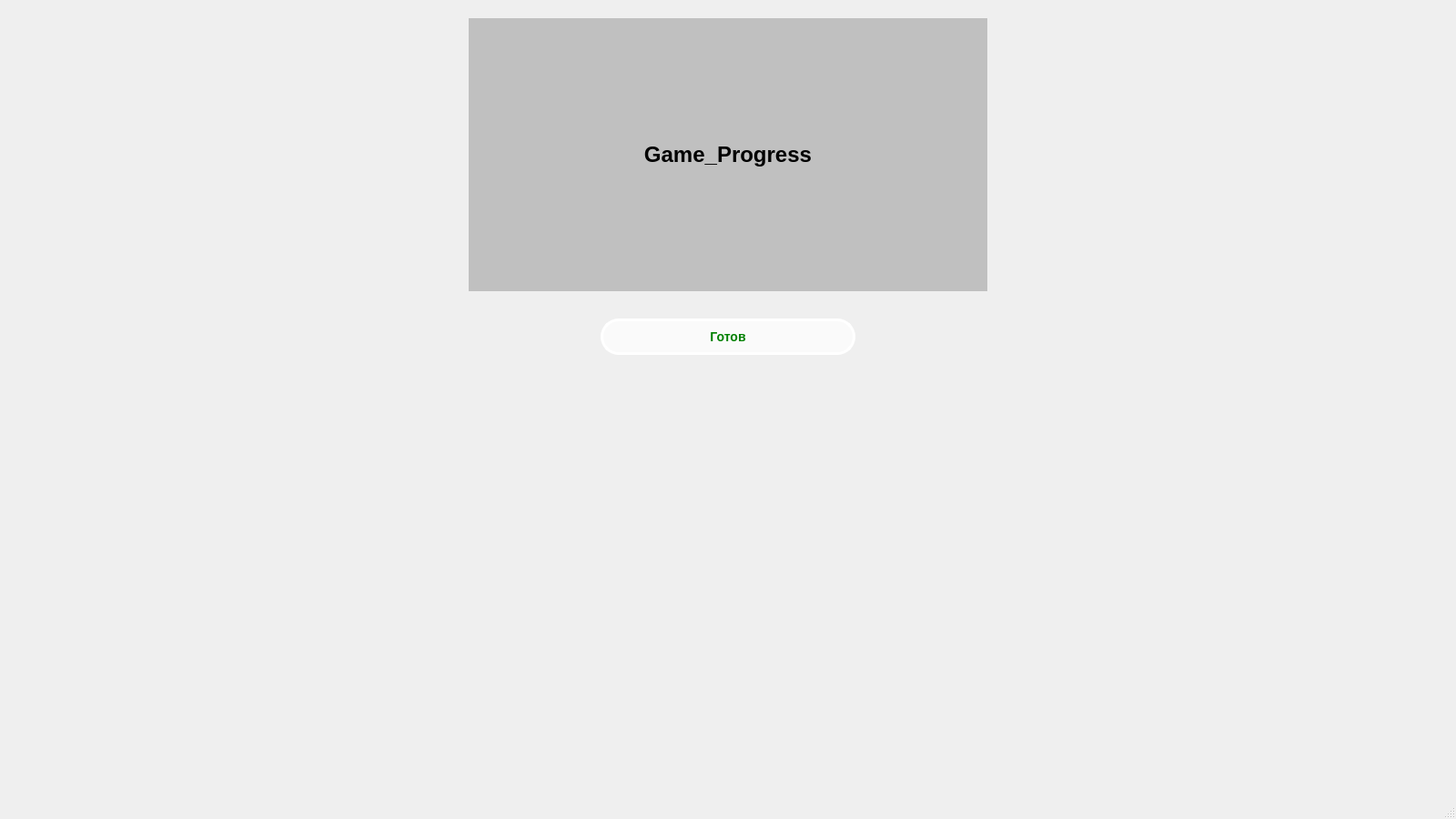
<?xml version="1.0" encoding="UTF-8"?>
<ui version="4.0">
 <class>MainWindow</class>
 <widget class="QMainWindow" name="MainWindow">
  <property name="geometry">
   <rect>
    <x>0</x>
    <y>0</y>
    <width>1600</width>
    <height>900</height>
   </rect>
  </property>
  <property name="windowTitle">
   <string>MainWindow</string>
  </property>
  <property name="styleSheet">
   <string notr="true"/>
  </property>
  <widget class="QWidget" name="centralwidget">
   <widget class="QStackedWidget" name="stackedWidget">
    <property name="geometry">
     <rect>
      <x>0</x>
      <y>0</y>
      <width>1600</width>
      <height>900</height>
     </rect>
    </property>
    <property name="currentIndex">
     <number>1</number>
    </property>
    <widget class="QWidget" name="page">
     <widget class="QPushButton" name="pushButton_5">
      <property name="geometry">
       <rect>
        <x>350</x>
        <y>136</y>
        <width>75</width>
        <height>22</height>
       </rect>
      </property>
      <property name="text">
       <string>Вскрыть</string>
      </property>
     </widget>
     <widget class="QPushButton" name="open">
      <property name="geometry">
       <rect>
        <x>350</x>
        <y>40</y>
        <width>75</width>
        <height>22</height>
       </rect>
      </property>
      <property name="text">
       <string>Вскрыть</string>
      </property>
     </widget>
     <widget class="QPushButton" name="player_10">
      <property name="geometry">
       <rect>
        <x>836</x>
        <y>610</y>
        <width>200</width>
        <height>200</height>
       </rect>
      </property>
      <property name="styleSheet">
       <string notr="true">QPushButton{
	border-image:url(C:/Users/Ilsaf/PycharmProjects/first_project/Game_bunker/Bunker/images/def_prof_img.png);
	border-radius: 30px;	
}
QPushButton:hover{
	background-color:silver;
}
</string>
      </property>
      <property name="text">
       <string/>
      </property>
     </widget>
     <widget class="QPushButton" name="pushButton_7">
      <property name="geometry">
       <rect>
        <x>350</x>
        <y>184</y>
        <width>75</width>
        <height>22</height>
       </rect>
      </property>
      <property name="text">
       <string>Вскрыть</string>
      </property>
     </widget>
     <widget class="QLabel" name="label_9">
      <property name="geometry">
       <rect>
        <x>20</x>
        <y>208</y>
        <width>330</width>
        <height>22</height>
       </rect>
      </property>
      <property name="text">
       <string>TextLabel</string>
      </property>
     </widget>
     <widget class="QPushButton" name="player_12">
      <property name="geometry">
       <rect>
        <x>1384</x>
        <y>610</y>
        <width>200</width>
        <height>200</height>
       </rect>
      </property>
      <property name="styleSheet">
       <string notr="true">QPushButton{
	border-image:url(C:/Users/Ilsaf/PycharmProjects/first_project/Game_bunker/Bunker/images/def_prof_img.png);
	border-radius: 30px;	
}
QPushButton:hover{
	background-color:silver;
}

</string>
      </property>
      <property name="text">
       <string/>
      </property>
     </widget>
     <widget class="QLabel" name="label_2">
      <property name="geometry">
       <rect>
        <x>20</x>
        <y>40</y>
        <width>330</width>
        <height>22</height>
       </rect>
      </property>
      <property name="text">
       <string>TextLabel</string>
      </property>
     </widget>
     <widget class="QPushButton" name="pushButton_10">
      <property name="geometry">
       <rect>
        <x>1459</x>
        <y>190</y>
        <width>120</width>
        <height>23</height>
       </rect>
      </property>
      <property name="text">
       <string>Использовать</string>
      </property>
     </widget>
     <widget class="QLabel" name="label_3">
      <property name="geometry">
       <rect>
        <x>20</x>
        <y>64</y>
        <width>330</width>
        <height>22</height>
       </rect>
      </property>
      <property name="text">
       <string>TextLabel</string>
      </property>
     </widget>
     <widget class="QLabel" name="label_10">
      <property name="geometry">
       <rect>
        <x>1105</x>
        <y>40</y>
        <width>120</width>
        <height>120</height>
       </rect>
      </property>
      <property name="text">
       <string>&lt;html&gt;&lt;head/&gt;&lt;body&gt;&lt;p align=&quot;center&quot;&gt;&lt;span style=&quot; font-size:12pt; font-weight:600;&quot;&gt;Карта&lt;/span&gt;&lt;/p&gt;&lt;p align=&quot;center&quot;&gt;&lt;span style=&quot; font-size:12pt; font-weight:600;&quot;&gt;Использования&lt;/span&gt;&lt;/p&gt;&lt;/body&gt;&lt;/html&gt;</string>
      </property>
     </widget>
     <widget class="QLabel" name="label_11">
      <property name="geometry">
       <rect>
        <x>1282</x>
        <y>40</y>
        <width>120</width>
        <height>120</height>
       </rect>
      </property>
      <property name="text">
       <string>&lt;html&gt;&lt;head/&gt;&lt;body&gt;&lt;p align=&quot;center&quot;&gt;&lt;span style=&quot; font-size:12pt; font-weight:600;&quot;&gt;Карта&lt;/span&gt;&lt;/p&gt;&lt;p align=&quot;center&quot;&gt;&lt;span style=&quot; font-size:12pt; font-weight:600;&quot;&gt;Использования&lt;/span&gt;&lt;/p&gt;&lt;/body&gt;&lt;/html&gt;</string>
      </property>
     </widget>
     <widget class="QLabel" name="label_7">
      <property name="geometry">
       <rect>
        <x>20</x>
        <y>160</y>
        <width>330</width>
        <height>22</height>
       </rect>
      </property>
      <property name="text">
       <string>TextLabel</string>
      </property>
     </widget>
     <widget class="QPushButton" name="player_1">
      <property name="geometry">
       <rect>
        <x>20</x>
        <y>340</y>
        <width>200</width>
        <height>200</height>
       </rect>
      </property>
      <property name="styleSheet">
       <string notr="true">QPushButton{
	border-image:url(C:/Users/Ilsaf/PycharmProjects/first_project/Game_bunker/Bunker/images/def_prof_img.png);
	border-radius: 30px;	
}
QPushButton:hover{
	background-color:silver;
}

</string>
      </property>
      <property name="text">
       <string/>
      </property>
     </widget>
     <widget class="QLabel" name="label_8">
      <property name="geometry">
       <rect>
        <x>20</x>
        <y>184</y>
        <width>330</width>
        <height>22</height>
       </rect>
      </property>
      <property name="text">
       <string>TextLabel</string>
      </property>
     </widget>
     <widget class="QPushButton" name="player_6">
      <property name="geometry">
       <rect>
        <x>1384</x>
        <y>340</y>
        <width>200</width>
        <height>200</height>
       </rect>
      </property>
      <property name="styleSheet">
       <string notr="true">QPushButton{
	border-image:url(C:/Users/Ilsaf/PycharmProjects/first_project/Game_bunker/Bunker/images/def_prof_img.png);
	border-radius: 30px;	
}
QPushButton:hover{
	background-color:silver;
}

</string>
      </property>
      <property name="text">
       <string/>
      </property>
     </widget>
     <widget class="QPushButton" name="pushButton_4">
      <property name="geometry">
       <rect>
        <x>350</x>
        <y>112</y>
        <width>75</width>
        <height>22</height>
       </rect>
      </property>
      <property name="text">
       <string>Вскрыть</string>
      </property>
     </widget>
     <widget class="QPushButton" name="pushButton">
      <property name="geometry">
       <rect>
        <x>1105</x>
        <y>190</y>
        <width>120</width>
        <height>23</height>
       </rect>
      </property>
      <property name="text">
       <string>Использовать</string>
      </property>
     </widget>
     <widget class="QLabel" name="label_4">
      <property name="geometry">
       <rect>
        <x>20</x>
        <y>88</y>
        <width>330</width>
        <height>22</height>
       </rect>
      </property>
      <property name="text">
       <string>TextLabel</string>
      </property>
     </widget>
     <widget class="QLabel" name="label_6">
      <property name="geometry">
       <rect>
        <x>20</x>
        <y>136</y>
        <width>330</width>
        <height>22</height>
       </rect>
      </property>
      <property name="text">
       <string>TextLabel</string>
      </property>
     </widget>
     <widget class="QLabel" name="label">
      <property name="geometry">
       <rect>
        <x>515</x>
        <y>40</y>
        <width>570</width>
        <height>200</height>
       </rect>
      </property>
      <property name="styleSheet">
       <string notr="true">background-color: silver;</string>
      </property>
      <property name="text">
       <string>&lt;html&gt;&lt;head/&gt;&lt;body&gt;&lt;p align=&quot;center&quot;&gt;&lt;span style=&quot; font-size:18pt; font-weight:600;&quot;&gt;Game_Progress&lt;/span&gt;&lt;/p&gt;&lt;/body&gt;&lt;/html&gt;</string>
      </property>
     </widget>
     <widget class="QPushButton" name="player_8">
      <property name="geometry">
       <rect>
        <x>292</x>
        <y>610</y>
        <width>200</width>
        <height>200</height>
       </rect>
      </property>
      <property name="styleSheet">
       <string notr="true">QPushButton{
	border-image:url(C:/Users/Ilsaf/PycharmProjects/first_project/Game_bunker/Bunker/images/def_prof_img.png);
	border-radius: 30px;	
}
QPushButton:hover{
	background-color:silver;
}
</string>
      </property>
      <property name="text">
       <string/>
      </property>
     </widget>
     <widget class="QPushButton" name="player_5">
      <property name="geometry">
       <rect>
        <x>1110</x>
        <y>340</y>
        <width>200</width>
        <height>200</height>
       </rect>
      </property>
      <property name="styleSheet">
       <string notr="true">QPushButton{
	border-image:url(C:/Users/Ilsaf/PycharmProjects/first_project/Game_bunker/Bunker/images/def_prof_img.png);
	border-radius: 30px;	
}
QPushButton:hover{
	background-color:silver;
}

</string>
      </property>
      <property name="text">
       <string/>
      </property>
     </widget>
     <widget class="QPushButton" name="player_7">
      <property name="geometry">
       <rect>
        <x>20</x>
        <y>610</y>
        <width>200</width>
        <height>200</height>
       </rect>
      </property>
      <property name="styleSheet">
       <string notr="true">QPushButton{
	border-image:url(C:/Users/Ilsaf/PycharmProjects/first_project/Game_bunker/Bunker/images/def_prof_img.png);
	border-radius: 30px;	
}
QPushButton:hover{
	background-color:silver;
}
</string>
      </property>
      <property name="text">
       <string/>
      </property>
     </widget>
     <widget class="QPushButton" name="pushButton_6">
      <property name="geometry">
       <rect>
        <x>350</x>
        <y>160</y>
        <width>75</width>
        <height>22</height>
       </rect>
      </property>
      <property name="text">
       <string>Вскрыть</string>
      </property>
     </widget>
     <widget class="QLabel" name="label_5">
      <property name="geometry">
       <rect>
        <x>20</x>
        <y>112</y>
        <width>330</width>
        <height>22</height>
       </rect>
      </property>
      <property name="text">
       <string>TextLabel</string>
      </property>
     </widget>
     <widget class="QPushButton" name="player_4">
      <property name="geometry">
       <rect>
        <x>836</x>
        <y>340</y>
        <width>200</width>
        <height>200</height>
       </rect>
      </property>
      <property name="styleSheet">
       <string notr="true">QPushButton{
	border-image:url(C:/Users/Ilsaf/PycharmProjects/first_project/Game_bunker/Bunker/images/def_prof_img.png);
	border-radius: 30px;	
}
QPushButton:hover{
	background-color:silver;
}

</string>
      </property>
      <property name="text">
       <string/>
      </property>
     </widget>
     <widget class="QPushButton" name="player_11">
      <property name="geometry">
       <rect>
        <x>1110</x>
        <y>610</y>
        <width>200</width>
        <height>200</height>
       </rect>
      </property>
      <property name="styleSheet">
       <string notr="true">QPushButton{
	border-image:url(C:/Users/Ilsaf/PycharmProjects/first_project/Game_bunker/Bunker/images/def_prof_img.png);
	border-radius: 30px;	
}
QPushButton:hover{
	background-color:silver;
}
</string>
      </property>
      <property name="text">
       <string/>
      </property>
     </widget>
     <widget class="QPushButton" name="pushButton_2">
      <property name="geometry">
       <rect>
        <x>350</x>
        <y>64</y>
        <width>75</width>
        <height>22</height>
       </rect>
      </property>
      <property name="text">
       <string>Вскрыть</string>
      </property>
     </widget>
     <widget class="QPushButton" name="pushButton_8">
      <property name="geometry">
       <rect>
        <x>350</x>
        <y>208</y>
        <width>75</width>
        <height>22</height>
       </rect>
      </property>
      <property name="text">
       <string>Вскрыть</string>
      </property>
     </widget>
     <widget class="QPushButton" name="pushButton_9">
      <property name="geometry">
       <rect>
        <x>1282</x>
        <y>190</y>
        <width>120</width>
        <height>23</height>
       </rect>
      </property>
      <property name="text">
       <string>Использовать</string>
      </property>
     </widget>
     <widget class="QLabel" name="label_12">
      <property name="geometry">
       <rect>
        <x>1459</x>
        <y>40</y>
        <width>120</width>
        <height>120</height>
       </rect>
      </property>
      <property name="text">
       <string>&lt;html&gt;&lt;head/&gt;&lt;body&gt;&lt;p align=&quot;center&quot;&gt;&lt;span style=&quot; font-size:12pt; font-weight:600;&quot;&gt;Карта&lt;/span&gt;&lt;/p&gt;&lt;p align=&quot;center&quot;&gt;&lt;span style=&quot; font-size:12pt; font-weight:600;&quot;&gt;Использования&lt;/span&gt;&lt;/p&gt;&lt;/body&gt;&lt;/html&gt;</string>
      </property>
     </widget>
     <widget class="QPushButton" name="pushButton_3">
      <property name="geometry">
       <rect>
        <x>350</x>
        <y>88</y>
        <width>75</width>
        <height>22</height>
       </rect>
      </property>
      <property name="text">
       <string>Вскрыть</string>
      </property>
     </widget>
     <widget class="QPushButton" name="player_3">
      <property name="geometry">
       <rect>
        <x>564</x>
        <y>340</y>
        <width>200</width>
        <height>200</height>
       </rect>
      </property>
      <property name="styleSheet">
       <string notr="true">QPushButton{
	border-image:url(C:/Users/Ilsaf/PycharmProjects/first_project/Game_bunker/Bunker/images/def_prof_img.png);
	border-radius: 30px;	
}
QPushButton:hover{
	background-color:silver;
}

</string>
      </property>
      <property name="text">
       <string/>
      </property>
     </widget>
     <widget class="QPushButton" name="player_9">
      <property name="geometry">
       <rect>
        <x>564</x>
        <y>610</y>
        <width>200</width>
        <height>200</height>
       </rect>
      </property>
      <property name="styleSheet">
       <string notr="true">QPushButton{
	border-image:url(C:/Users/Ilsaf/PycharmProjects/first_project/Game_bunker/Bunker/images/def_prof_img.png);
	border-radius: 30px;	
}
QPushButton:hover{
	background-color:silver;
}


</string>
      </property>
      <property name="text">
       <string/>
      </property>
     </widget>
     <widget class="QPushButton" name="player_2">
      <property name="geometry">
       <rect>
        <x>292</x>
        <y>340</y>
        <width>200</width>
        <height>200</height>
       </rect>
      </property>
      <property name="styleSheet">
       <string notr="true">QPushButton{
	border-image:url(C:/Users/Ilsaf/PycharmProjects/first_project/Game_bunker/Bunker/images/def_prof_img.png);
	border-radius: 30px;	
}
QPushButton:hover{
	background-color:silver;
}

</string>
      </property>
      <property name="text">
       <string/>
      </property>
     </widget>
    </widget>
    <widget class="QWidget" name="page_5">
     <widget class="QLabel" name="label_25">
      <property name="geometry">
       <rect>
        <x>515</x>
        <y>20</y>
        <width>570</width>
        <height>300</height>
       </rect>
      </property>
      <property name="styleSheet">
       <string notr="true">background-color: silver;</string>
      </property>
      <property name="text">
       <string>&lt;html&gt;&lt;head/&gt;&lt;body&gt;&lt;p align=&quot;center&quot;&gt;&lt;span style=&quot; font-size:18pt; font-weight:600;&quot;&gt;Game_Progress&lt;/span&gt;&lt;/p&gt;&lt;/body&gt;&lt;/html&gt;</string>
      </property>
     </widget>
     <widget class="QPushButton" name="pushButton_21">
      <property name="geometry">
       <rect>
        <x>660</x>
        <y>350</y>
        <width>280</width>
        <height>40</height>
       </rect>
      </property>
      <property name="styleSheet">
       <string notr="true">QPushButton{
	border: 3px solid #fff;
	font-weight: bold;
	color: green;
	font-size: 14px;
	background: rgba(255, 255, 255, 0.7);
	border-radius: 20px;	
}
QPushButton:hover{
	background-color:silver;	
}</string>
      </property>
      <property name="text">
       <string>Готов</string>
      </property>
     </widget>
     <widget class="QPushButton" name="player_13">
      <property name="geometry">
       <rect>
        <x>836</x>
        <y>420</y>
        <width>200</width>
        <height>200</height>
       </rect>
      </property>
      <property name="styleSheet">
       <string notr="true">QPushButton{
	border-image:url(C:/Users/Ilsaf/PycharmProjects/first_project/Game_bunker/Bunker/images/def_prof_img.png);
	border-radius: 30px;	
}
QPushButton:hover{
	background-color:silver;
}

</string>
      </property>
      <property name="text">
       <string/>
      </property>
     </widget>
     <widget class="QPushButton" name="player_14">
      <property name="geometry">
       <rect>
        <x>836</x>
        <y>640</y>
        <width>200</width>
        <height>200</height>
       </rect>
      </property>
      <property name="styleSheet">
       <string notr="true">QPushButton{
	border-image:url(C:/Users/Ilsaf/PycharmProjects/first_project/Game_bunker/Bunker/images/def_prof_img.png);
	border-radius: 30px;	
}
QPushButton:hover{
	background-color:silver;
}

</string>
      </property>
      <property name="text">
       <string/>
      </property>
     </widget>
     <widget class="QPushButton" name="player_15">
      <property name="geometry">
       <rect>
        <x>20</x>
        <y>430</y>
        <width>200</width>
        <height>200</height>
       </rect>
      </property>
      <property name="styleSheet">
       <string notr="true">QPushButton{
	border-image:url(C:/Users/Ilsaf/PycharmProjects/first_project/Game_bunker/Bunker/images/def_prof_img.png);
	border-radius: 30px;	
}
QPushButton:hover{
	background-color:silver;
}

</string>
      </property>
      <property name="text">
       <string/>
      </property>
     </widget>
     <widget class="QPushButton" name="player_16">
      <property name="geometry">
       <rect>
        <x>292</x>
        <y>430</y>
        <width>200</width>
        <height>200</height>
       </rect>
      </property>
      <property name="styleSheet">
       <string notr="true">QPushButton{
	border-image:url(C:/Users/Ilsaf/PycharmProjects/first_project/Game_bunker/Bunker/images/def_prof_img.png);
	border-radius: 30px;	
}
QPushButton:hover{
	background-color:silver;
}

</string>
      </property>
      <property name="text">
       <string/>
      </property>
     </widget>
     <widget class="QPushButton" name="player_17">
      <property name="geometry">
       <rect>
        <x>564</x>
        <y>430</y>
        <width>200</width>
        <height>200</height>
       </rect>
      </property>
      <property name="styleSheet">
       <string notr="true">QPushButton{
	border-image:url(C:/Users/Ilsaf/PycharmProjects/first_project/Game_bunker/Bunker/images/def_prof_img.png);
	border-radius: 30px;	
}
QPushButton:hover{
	background-color:silver;
}

</string>
      </property>
      <property name="text">
       <string/>
      </property>
     </widget>
     <widget class="QPushButton" name="player_18">
      <property name="geometry">
       <rect>
        <x>1110</x>
        <y>430</y>
        <width>200</width>
        <height>200</height>
       </rect>
      </property>
      <property name="styleSheet">
       <string notr="true">QPushButton{
	border-image:url(C:/Users/Ilsaf/PycharmProjects/first_project/Game_bunker/Bunker/images/def_prof_img.png);
	border-radius: 30px;	
}
QPushButton:hover{
	background-color:silver;
}

</string>
      </property>
      <property name="text">
       <string/>
      </property>
     </widget>
     <widget class="QPushButton" name="player_19">
      <property name="geometry">
       <rect>
        <x>1384</x>
        <y>430</y>
        <width>200</width>
        <height>200</height>
       </rect>
      </property>
      <property name="styleSheet">
       <string notr="true">QPushButton{
	border-image:url(C:/Users/Ilsaf/PycharmProjects/first_project/Game_bunker/Bunker/images/def_prof_img.png);
	border-radius: 30px;	
}
QPushButton:hover{
	background-color:silver;
}

</string>
      </property>
      <property name="text">
       <string/>
      </property>
     </widget>
     <widget class="QPushButton" name="player_20">
      <property name="geometry">
       <rect>
        <x>1110</x>
        <y>640</y>
        <width>200</width>
        <height>200</height>
       </rect>
      </property>
      <property name="styleSheet">
       <string notr="true">QPushButton{
	border-image:url(C:/Users/Ilsaf/PycharmProjects/first_project/Game_bunker/Bunker/images/def_prof_img.png);
	border-radius: 30px;	
}
QPushButton:hover{
	background-color:silver;
}

</string>
      </property>
      <property name="text">
       <string/>
      </property>
     </widget>
     <widget class="QPushButton" name="player_21">
      <property name="geometry">
       <rect>
        <x>1384</x>
        <y>650</y>
        <width>200</width>
        <height>200</height>
       </rect>
      </property>
      <property name="styleSheet">
       <string notr="true">QPushButton{
	border-image:url(C:/Users/Ilsaf/PycharmProjects/first_project/Game_bunker/Bunker/images/def_prof_img.png);
	border-radius: 30px;	
}
QPushButton:hover{
	background-color:silver;
}

</string>
      </property>
      <property name="text">
       <string/>
      </property>
     </widget>
     <widget class="QPushButton" name="player_22">
      <property name="geometry">
       <rect>
        <x>564</x>
        <y>650</y>
        <width>200</width>
        <height>200</height>
       </rect>
      </property>
      <property name="styleSheet">
       <string notr="true">QPushButton{
	border-image:url(C:/Users/Ilsaf/PycharmProjects/first_project/Game_bunker/Bunker/images/def_prof_img.png);
	border-radius: 30px;	
}
QPushButton:hover{
	background-color:silver;
}

</string>
      </property>
      <property name="text">
       <string/>
      </property>
     </widget>
     <widget class="QPushButton" name="player_23">
      <property name="geometry">
       <rect>
        <x>292</x>
        <y>640</y>
        <width>200</width>
        <height>200</height>
       </rect>
      </property>
      <property name="styleSheet">
       <string notr="true">QPushButton{
	border-image:url(C:/Users/Ilsaf/PycharmProjects/first_project/Game_bunker/Bunker/images/def_prof_img.png);
	border-radius: 30px;	
}
QPushButton:hover{
	background-color:silver;
}

</string>
      </property>
      <property name="text">
       <string/>
      </property>
     </widget>
     <widget class="QPushButton" name="player_24">
      <property name="geometry">
       <rect>
        <x>20</x>
        <y>640</y>
        <width>200</width>
        <height>200</height>
       </rect>
      </property>
      <property name="styleSheet">
       <string notr="true">QPushButton{
	border-image:url(C:/Users/Ilsaf/PycharmProjects/first_project/Game_bunker/Bunker/images/def_prof_img.png);
	border-radius: 30px;	
}
QPushButton:hover{
	background-color:silver;
}

</string>
      </property>
      <property name="text">
       <string/>
      </property>
     </widget>
    </widget>
    <widget class="QWidget" name="page_2"/>
   </widget>
  </widget>
  <widget class="QMenuBar" name="menubar">
   <property name="geometry">
    <rect>
     <x>0</x>
     <y>0</y>
     <width>1600</width>
     <height>20</height>
    </rect>
   </property>
  </widget>
  <widget class="QStatusBar" name="statusbar"/>
 </widget>
 <resources/>
 <connections/>
</ui>
